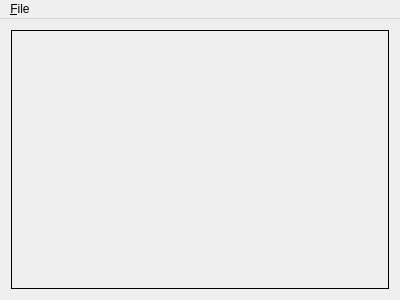
<?xml version="1.0" encoding="UTF-8"?>
<ui version="4.0">
 <class>MainWindow</class>
 <widget class="QMainWindow" name="MainWindow">
  <property name="geometry">
   <rect>
    <x>0</x>
    <y>0</y>
    <width>400</width>
    <height>300</height>
   </rect>
  </property>
  <property name="windowTitle">
   <string>MainWindow</string>
  </property>
  <widget class="QWidget" name="centralWidget">
   <property name="autoFillBackground">
    <bool>true</bool>
   </property>
   <layout class="QGridLayout" name="gridLayout">
    <item row="0" column="1">
     <widget class="QFrame" name="wrapperFrame">
      <property name="frameShape">
       <enum>QFrame::Box</enum>
      </property>
      <property name="frameShadow">
       <enum>QFrame::Plain</enum>
      </property>
      <property name="midLineWidth">
       <number>0</number>
      </property>
      <layout class="QVBoxLayout" name="verticalLayout">
       <property name="leftMargin">
        <number>0</number>
       </property>
       <property name="topMargin">
        <number>0</number>
       </property>
       <property name="rightMargin">
        <number>0</number>
       </property>
       <property name="bottomMargin">
        <number>0</number>
       </property>
      </layout>
     </widget>
    </item>
   </layout>
  </widget>
  <widget class="QMenuBar" name="menuBar">
   <property name="geometry">
    <rect>
     <x>0</x>
     <y>0</y>
     <width>400</width>
     <height>23</height>
    </rect>
   </property>
   <widget class="QMenu" name="menuFile">
    <property name="title">
     <string>&amp;File</string>
    </property>
    <addaction name="separator"/>
    <addaction name="actionNew"/>
    <addaction name="actionOpen"/>
    <addaction name="actionSaveAs"/>
   </widget>
   <addaction name="menuFile"/>
  </widget>
  <action name="actionNew">
   <property name="text">
    <string>&amp;New</string>
   </property>
   <property name="shortcut">
    <string>Ctrl+N</string>
   </property>
  </action>
  <action name="actionOpen">
   <property name="text">
    <string>&amp;Open</string>
   </property>
   <property name="shortcut">
    <string>Ctrl+O</string>
   </property>
  </action>
  <action name="actionSaveAs">
   <property name="enabled">
    <bool>false</bool>
   </property>
   <property name="text">
    <string>&amp;Save as</string>
   </property>
   <property name="toolTip">
    <string>Save as</string>
   </property>
   <property name="shortcut">
    <string>Ctrl+S</string>
   </property>
  </action>
 </widget>
 <layoutdefault spacing="6" margin="11"/>
 <resources/>
 <connections/>
</ui>
